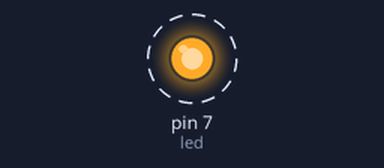
This sketch was run on a simulated Arduino Uno, built with avr-gcc and run on an emulated ATmega328P. On the bench: output pins drawn as LEDs (lit = HIGH). Dashed ring = blinking.

Above: at 0.5 s.
Timing chart, 0 to 4.6 s (numbered marks = the images above):
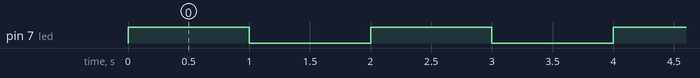

The sketch:

Atividade02PiscaLED.ino
```cpp
#define led 7

void setup()
{
  pinMode(7, OUTPUT);
}

void loop()
{
  digitalWrite(led, HIGH);
  delay(1000);
  digitalWrite(led, LOW);
  delay(1000);
}
```

Measured:
- by itself, pin 7 (led): alternates HIGH for 1.0 s and LOW for 1.0 s
